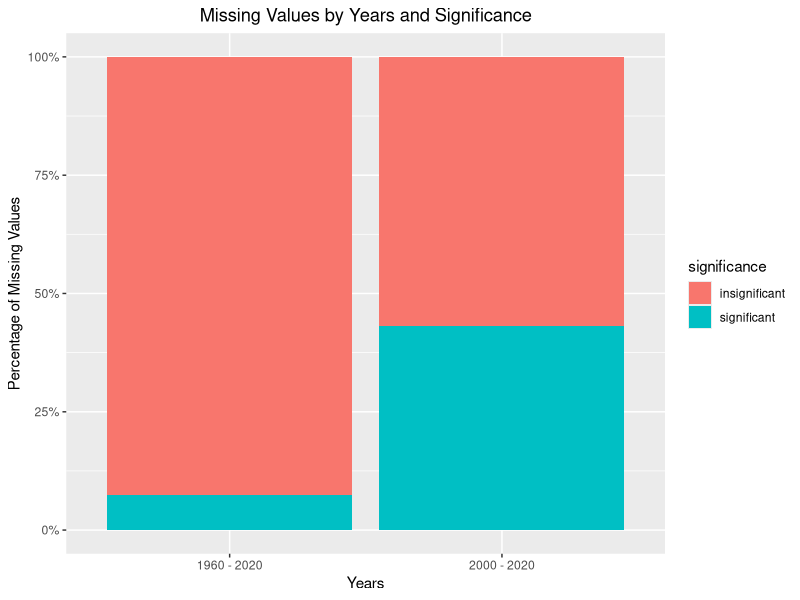
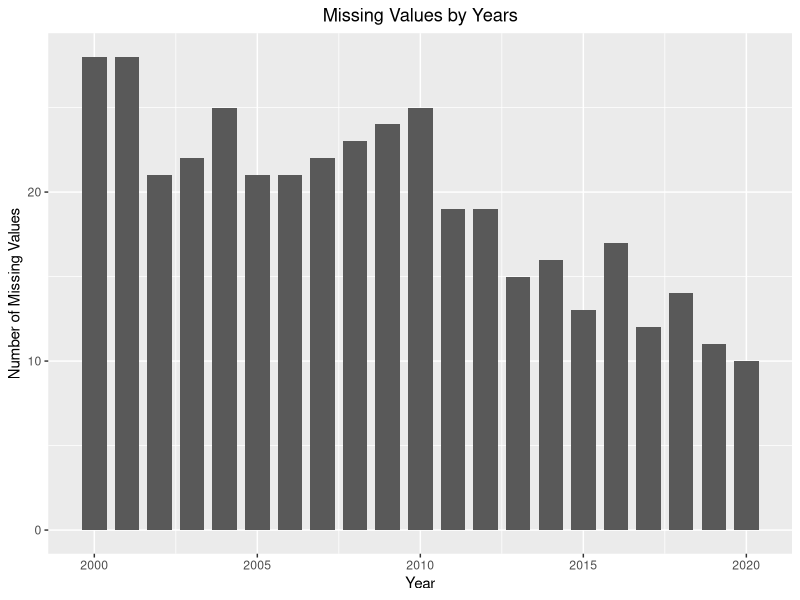

Generate these figures, in order, with R:
## ---- chunk 1
library(reshape2)
library(ggplot2)
## ---- chunk 2
first_non_null <- function(row) {
  NonNAindex <- which(!is.na(row))
  NonNAindex <- NonNAindex[-c(1)]
  firstNonNA <- min(NonNAindex)
  firstNonNA <- firstNonNA - 2
  return(firstNonNA)
}

raw_data_origin <- read.csv("data/raw/refugee_origin_all.csv", skip = 14)
pivot_table <-  dcast(raw_data_origin, Country.of.origin ~ Year, value.var = "Refugees.under.UNHCR.s.mandate")
total_null <- sum(is.na(pivot_table))
insignificant_null <- apply(pivot_table, 1, first_non_null)
significant_null <- total_null - sum(insignificant_null)

raw_data_origin_recent <- subset(raw_data_origin, Year >= 2000)
pivot_table_recent <-  dcast(raw_data_origin_recent, Country.of.origin ~ Year, value.var = "Refugees.under.UNHCR.s.mandate")
total_null_recent <- sum(is.na(pivot_table_recent))
insignificant_null_recent <- apply(pivot_table_recent, 1, first_non_null)
significant_null_recent <- total_null_recent - sum(insignificant_null_recent)

years <- c('1960 - 2020', '1960 - 2020', '2000 - 2020', '2000 - 2020')
significance <- c('significant', 'insignificant', 'significant', 'insignificant')
value <- c(significant_null, (total_null - significant_null), significant_null_recent, (total_null_recent - significant_null_recent))
null_data <- data.frame(years, significance, value)

ggplot(null_data, aes(fill = significance, y = value, x = years)) + geom_bar(position="fill", stat="identity") + ggtitle("Missing Values by Years and Significance")  + theme(plot.title = element_text(hjust = 0.5)) + scale_y_continuous(labels = scales::percent_format()) + xlab("Years") + ylab("Percentage of Missing Values")
## ---- chunk 3
na_count <- sapply(pivot_table_recent, function(y) sum(length(which(is.na(y)))))
na_count <- na_count[-c(1)]

ggplot(data = NULL, aes(x = as.numeric(names(na_count)), y = as.numeric(na_count))) + geom_bar(stat = "identity", width = .75) + ggtitle("Missing Values by Years") + xlab("Year") + ylab("Number of Missing Values")  + theme(plot.title = element_text(hjust = 0.5))
